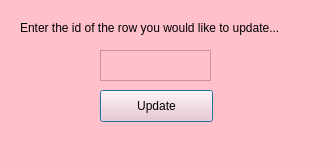
<?xml version="1.0" encoding="UTF-8"?>
<ui version="4.0">
 <class>Dialog</class>
 <widget class="QDialog" name="Dialog">
  <property name="geometry">
   <rect>
    <x>0</x>
    <y>0</y>
    <width>331</width>
    <height>147</height>
   </rect>
  </property>
  <property name="windowTitle">
   <string>Dialog</string>
  </property>
  <property name="styleSheet">
   <string notr="true">background-color:pink;</string>
  </property>
  <widget class="QLabel" name="label">
   <property name="geometry">
    <rect>
     <x>20</x>
     <y>20</y>
     <width>311</width>
     <height>16</height>
    </rect>
   </property>
   <property name="styleSheet">
    <string notr="true">font: 13pt &quot;Futura&quot;;</string>
   </property>
   <property name="text">
    <string>Enter the id of the row you would like to update...</string>
   </property>
  </widget>
  <widget class="QTextEdit" name="textEdit">
   <property name="geometry">
    <rect>
     <x>100</x>
     <y>50</y>
     <width>111</width>
     <height>31</height>
    </rect>
   </property>
  </widget>
  <widget class="QPushButton" name="pushButton">
   <property name="geometry">
    <rect>
     <x>100</x>
     <y>90</y>
     <width>113</width>
     <height>32</height>
    </rect>
   </property>
   <property name="styleSheet">
    <string notr="true">font: 13pt &quot;Futura&quot;;</string>
   </property>
   <property name="text">
    <string>Update</string>
   </property>
  </widget>
 </widget>
 <resources/>
 <connections/>
</ui>
